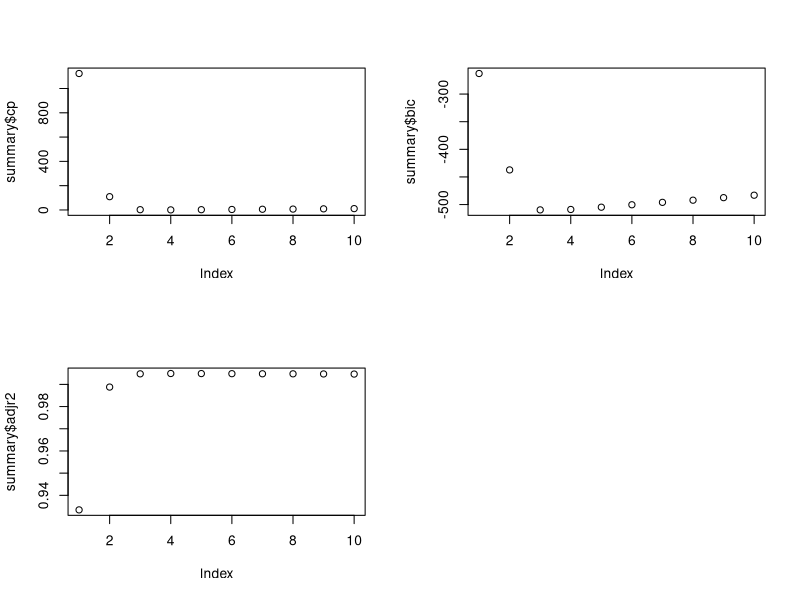
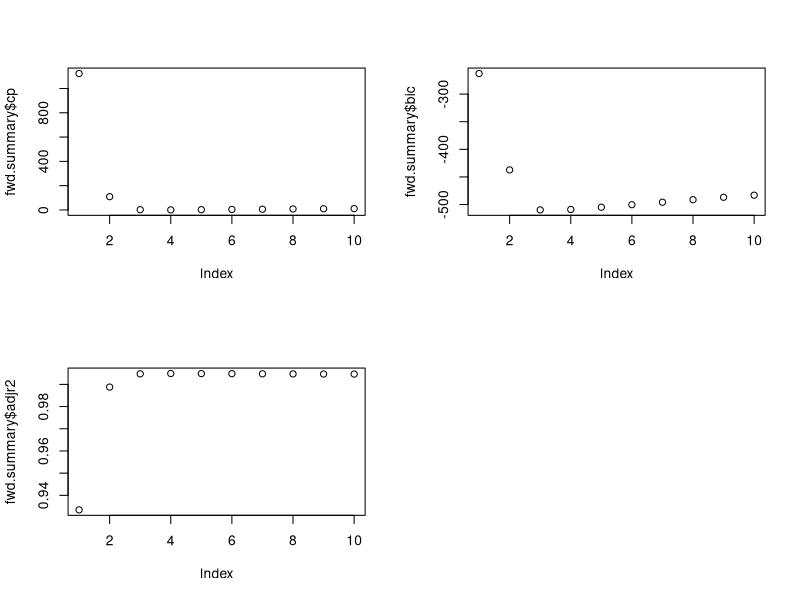
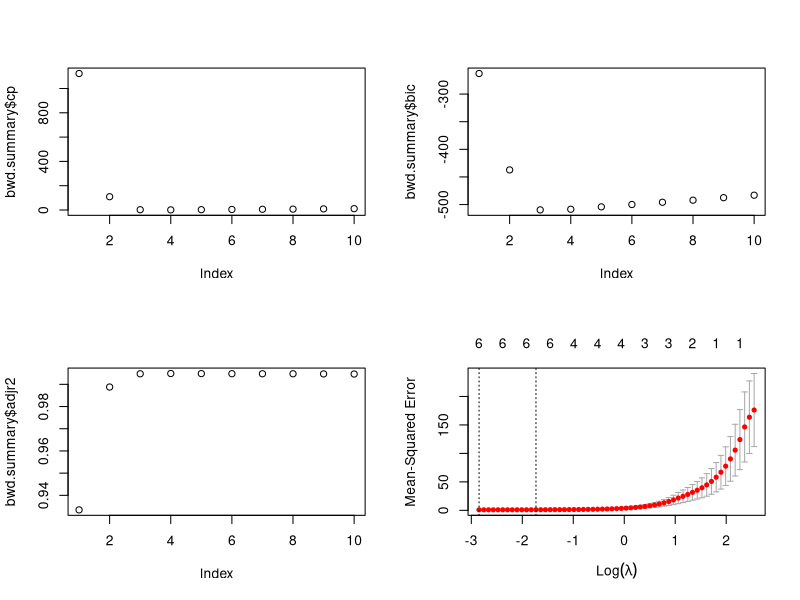

R code for these plots, in order:
## ---- chunk 1
knitr::opts_chunk$set(echo = TRUE)
## ---- chunk 2
set.seed(1)
X = rnorm(100)
eps = rnorm(100)
## ---- chunk 3
b0 = 1
b1 = 2
b2 = 3
b3 = 4
Y = b0 + b1 * X + b2 * X^2 + b3 * X^3 + eps
## ---- chunk 4
library(leaps)
data = data.frame(y = Y, x = X)
model = regsubsets(y ~ poly(x, 10, raw = T), data = data, nvmax = 10)
summary = summary(model)
which.min(summary$cp)
which.min(summary$bic)
which.max(summary$adjr2)
par(mfrow = c(2, 2))
plot(summary$cp)
plot(summary$bic)
plot(summary$adjr2)
coefficients(model, id=3)
coefficients(model, id=4)
## ---- chunk 5
fwd = regsubsets(y ~ poly(x, 10, raw = T), data = data, nvmax = 10, 
    method = "forward")
bwd = regsubsets(y ~ poly(x, 10, raw = T), data = data, nvmax = 10, 
    method = "backward")
fwd.summary = summary(fwd)
bwd.summary = summary(bwd)
which.min(fwd.summary$cp)
which.min(bwd.summary$cp)
which.min(fwd.summary$bic)
which.min(bwd.summary$bic)
which.max(fwd.summary$adjr2)
which.max(bwd.summary$adjr2)
par(mfrow = c(2, 2))
plot(fwd.summary$cp)
plot(fwd.summary$bic)
plot(fwd.summary$adjr2)
par(mfrow = c(2, 2))
plot(bwd.summary$cp)
plot(bwd.summary$bic)
plot(bwd.summary$adjr2)
## ---- chunk 6
library(glmnet)
xmatrix = model.matrix(y ~ poly(x, 10, raw = T), data = data)[, -1]
lasso = cv.glmnet(xmatrix, Y, alpha = 1)
minlambda = lasso$lambda.min
minlambda
plot(lasso)
bestlasso = glmnet(xmatrix, Y, alpha = 1)
predict(bestlasso,s=minlambda, type = "coefficients")
## ---- chunk 7
Y = b0 + 7 * X^7 + eps
dataf = data.frame(y = Y, x = X)
modelf = regsubsets(y ~ poly(x, 10, raw = T), data = data, nvmax = 10)
modelfsummary = summary(modelf)
which.min(modelfsummary$cp)
which.min(modelfsummary$bic)
which.max(modelfsummary$adjr2)
coefficients(modelf, id = 3)
coefficients(modelf, id = 4)

xfmatrix = model.matrix(y ~ poly(x, 10, raw = T), data = dataf)[, -1]
lassof = cv.glmnet(xfmatrix, Y, alpha=1)
minlambdaf = lassof$lambda.min
minlambdaf
bestlassof = glmnet(xfmatrix, Y, alpha = 1)
predict(bestlassof, s = minlambdaf, type = "coefficients")
